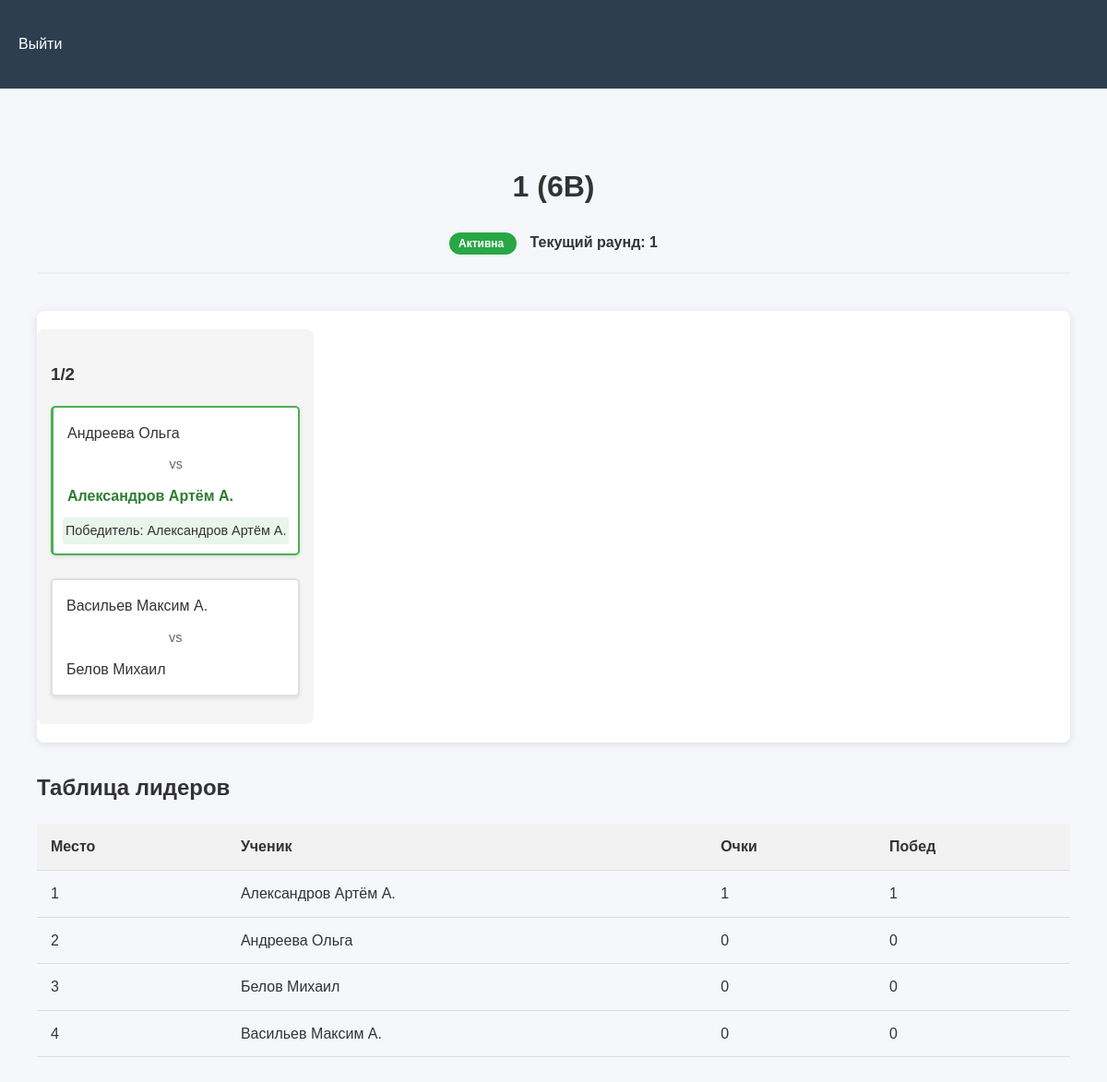
Screenshot of /duel/1 with the database file from the repository.
### tables this page shows
CREATE TABLE math_duels (
            id INTEGER PRIMARY KEY,
            class_id INTEGER NOT NULL,
            name TEXT NOT NULL,
            created_at TIMESTAMP DEFAULT CURRENT_TIMESTAMP,
            current_round INTEGER DEFAULT 1,
            status TEXT DEFAULT 'active',
            FOREIGN KEY (class_id) REFERENCES classes (id)
        );

CREATE TABLE classes (
            id INTEGER PRIMARY KEY,
            name TEXT NOT NULL UNIQUE
        );

CREATE TABLE duel_matches (
    id INTEGER PRIMARY KEY,
    duel_id INTEGER NOT NULL,
    round_number INTEGER NOT NULL,
    bracket_type TEXT NOT NULL CHECK(bracket_type IN ('1/64', '1/32', '1/16', '1/8', '1/4', '1/2', 'final')),
    student1_id INTEGER,
    student2_id INTEGER,
    task_id INTEGER,
    winner_id INTEGER,
    generated_task TEXT,          -- Добавлено для хранения сгенерированных заданий
    correct_answer TEXT,          -- Добавлено для хранения правильных ответов
    created_at TIMESTAMP DEFAULT CURRENT_TIMESTAMP,
    FOREIGN KEY (duel_id) REFERENCES math_duels(id),
    FOREIGN KEY (student1_id) REFERENCES students(id),
    FOREIGN KEY (student2_id) REFERENCES students(id),
    FOREIGN KEY (task_id) REFERENCES tasks(id),
    FOREIGN KEY (winner_id) REFERENCES students(id),
    CHECK (
        (student1_id IS NOT NULL OR student2_id IS NOT NULL) AND
        (winner_id IS NULL OR winner_id IN (student1_id, student2_id))
)
        );

CREATE TABLE students (
            id INTEGER PRIMARY KEY,
            name TEXT NOT NULL,
            class_id INTEGER,
            FOREIGN KEY (class_id) REFERENCES classes (id)
        );

CREATE TABLE duel_participants (
            duel_id INTEGER NOT NULL,
            student_id INTEGER NOT NULL,
            points INTEGER DEFAULT 0,
            position INTEGER DEFAULT 0,
            FOREIGN KEY (duel_id) REFERENCES math_duels (id),
            FOREIGN KEY (student_id) REFERENCES students (id),
            PRIMARY KEY (duel_id, student_id)
        );

### app.py (the view)
@app.route('/duel/<int:duel_id>')
def view_duel(duel_id):
    conn = create_connection()
    try:
        cursor = conn.cursor()
        cursor.execute("""
            SELECT md.*, c.name as class_name
            FROM math_duels md
            JOIN classes c ON md.class_id = c.id
            WHERE md.id = ?
        """, (duel_id,))
        duel = cursor.fetchone()
        cursor.execute("""
            SELECT dm.*,
                   s1.name as student1_name,
                   s2.name as student2_name,
                   t.title as task_title
            FROM duel_matches dm
            LEFT JOIN students s1 ON dm.student1_id = s1.id
            LEFT JOIN students s2 ON dm.student2_id = s2.id
            LEFT JOIN tasks t ON dm.task_id = t.id
            WHERE dm.duel_id = ?
            ORDER BY dm.round_number, dm.bracket_type
        """, (duel_id,))
        matches = cursor.fetchall()
        cursor.execute("""
            SELECT s.id, s.name, dp.points,
                   (SELECT COUNT(*) FROM duel_matches
                    WHERE (student1_id = s.id OR student2_id = s.id)
                    AND winner_id = s.id) as wins
            FROM duel_participants dp
            JOIN students s ON dp.student_id = s.id
            WHERE dp.duel_id = ?
            ORDER BY dp.points DESC
        """, (duel_id,))
        participants = cursor.fetchall()
        cursor.execute("SELECT id, title FROM tasks")
        all_tasks = cursor.fetchall()
        return render_template('view_duel.html',
                            duel=duel,
                            matches=matches,
                            participants=participants,
                            all_tasks=all_tasks)
    except Error as e:
        flash(f"Ошибка базы данных: {e}", "error")
        return redirect(url_for('admin_dashboard'))
    finally:
        conn.close()

### app.py (called while the page is built)
@app.before_request
def check_concurrent_users():
    if request.path.startswith('/student'):
        if len(session) > 40:
            abort(503, "Сервер перегружен, попробуйте позже")

### db.py (called while the page is built)
def create_connection(db_file="database.db"):
    conn = None
    try:
        conn = sqlite3.connect(
            db_file,
            timeout=30,  # 30 секунд ожидания при блокировке
            check_same_thread=False  # Для многопоточной работы
        )
        conn.row_factory = sqlite3.Row
        conn.execute("PRAGMA journal_mode=WAL")
        conn.execute("PRAGMA synchronous=NORMAL")
        return conn
    except Error as e:
        app.logger.error(f"Ошибка подключения: {e}")
        return None

### templates/view_duel.html (shortened to what this page needs)
{% extends "base.html" %}
{% block content %}
<div class="duel-container">
    <div class="duel-header">
        <h1>{{ duel.name }} ({{ duel.class_name }})</h1>
        <div class="duel-meta">
            <span class="badge {% if duel.status == 'active' %}badge-active{% else %}badge-finished{% endif %}">
                {% if duel.status == 'active' %}Активна{% else %}Завершена{% endif %}
            </span>
            <span class="current-round">Текущий раунд: {{ duel.current_round }}</span>
        </div>
    </div>
    <div class="tournament-bracket">
        {% for stage in ['1/64', '1/32', '1/16', '1/8', '1/4', '1/2', 'final'] %}
            {% set stage_matches = matches|selectattr('bracket_type', 'equalto', stage)|list %}
            {% if stage_matches %}
                <div class="bracket-stage">
                    <h3>{{ stage }}</h3>
                    <div class="matches-container">
                        {% for match in stage_matches %}
                            <div class="match {% if match.winner_id %}match-completed{% endif %}">
                                <div class="player {% if match.winner_id == match.student1_id %}winner{% endif %}">
                                    {{ match.student1_name or "TBD" }}
                                </div>
                                <div class="vs">vs</div>
                                <div class="player {% if match.winner_id == match.student2_id %}winner{% endif %}">
                                    {{ match.student2_name or "TBD" }}
                                </div>
                                {% if match.winner_id %}
                                    <div class="winner-badge">
                                        Победитель: {{ match.student1_name if match.winner_id == match.student1_id else match.student2_name }}
                                    </div>
                                {% endif %}
                            </div>
                        {% endfor %}
                    </div>
                </div>
            {% endif %}
        {% endfor %}
    </div>
    <div class="leaderboard mt-4">
        <h2>Таблица лидеров</h2>
        <table class="table">
            <thead>
                <tr>
                    <th>Место</th>
                    <th>Ученик</th>
                    <th>Очки</th>
                    <th>Побед</th>
                </tr>
            </thead>
            <tbody>
                {% for participant in participants %}
                <tr>
                    <td>{{ loop.index }}</td>
                    <td>{{ participant.name }}</td>
                    <td>{{ participant.points }}</td>
                    <td>{{ participant.wins }}</td>
                </tr>
                {% endfor %}
            </tbody>
        </table>
    </div>
</div>
{% endblock %}

### static/style.css (style rules this page uses)
body { font-family: 'Arial', sans-serif; margin: 0; padding: 0; background-color: #f5f7fa; color: #333; line-height: 1.6; }
.badge { padding: 3px 8px; border-radius: 12px; font-size: 12px; }
.match { border: 1px solid #ddd; padding: 10px; border-radius: 5px; background: #f9f9f9; }
.winner { font-weight: bold; color: green; }
.vs { margin: 0 10px; color: #666; }
.match { position: relative; border: 2px solid #e0e0e0; border-radius: 8px; padding: 15px; margin-bottom: 15px; background: white; box-shadow: 0 2px 5px rgba(0,0,0,0.1); transition: all 0.3s ease; }
.match-completed { border-color: #4CAF50; background-color: #f8fff8; }
.player { padding: 5px; }
.winner { font-weight: bold; color: #2e7d32; }
.vs { text-align: center; margin: 5px 0; color: #666; }
.tournament-bracket { margin-top: 40px; background: white; padding: 20px; border-radius: 8px; box-shadow: 0 2px 10px rgba(0,0,0,0.1); }
.bracket-stage { min-width: 250px; background: #f8f9fa; border-radius: 8px; padding: 15px; }
.matches-container { display: flex; flex-direction: column; gap: 10px; }
.vs { text-align: center; margin: 5px 0; color: #666; font-size: 0.9em; }
.winner-badge { margin-top: 5px; padding: 3px; background: #e8f5e9; text-align: center; font-size: 0.8em; border-radius: 3px; }

### templates/view_duel.html (style rules this page uses)
.duel-container { max-width: 1200px; margin: 0 auto; padding: 20px; }
.duel-header { text-align: center; margin-bottom: 30px; padding-bottom: 20px; border-bottom: 2px solid #eee; }
.badge { padding: 5px 10px; border-radius: 20px; font-weight: bold; }
.badge-active { background-color: #28a745; color: white; }
.current-round { margin-left: 15px; font-weight: bold; }
.tournament-bracket { display: flex; overflow-x: auto; gap: 20px; padding: 20px 0; margin-bottom: 30px; }
.bracket-stage { min-width: 250px; background: #f5f5f5; border-radius: 8px; padding: 15px; }
.matches-container { display: flex; flex-direction: column; gap: 10px; }
.match { background: white; padding: 10px; border-radius: 5px; box-shadow: 0 2px 4px rgba(0,0,0,0.1); }
.match-completed { border-left: 3px solid #4caf50; }
.player { padding: 5px; }
.winner { font-weight: bold; color: #2e7d32; }
.vs { text-align: center; margin: 5px 0; color: #666; }
.winner-badge { margin-top: 5px; padding: 3px; background: #e8f5e9; text-align: center; border-radius: 3px; font-size: 0.9em; }
.leaderboard table { width: 100%; border-collapse: collapse; }
.leaderboard th, .leaderboard td { padding: 12px 15px; text-align: left; border-bottom: 1px solid #ddd; }
.leaderboard th { background-color: #f2f2f2; font-weight: bold; }

### rows the page displays
math_duels: name "1", current_round "1"
classes: class_name "6В"
duel_matches: name "Андреева Ольга", name "Александров Артём А."
duel_matches: name "Васильев Максим А.", name "Белов Михаил"
duel_participants: name "Александров Артём А.", points "1", wins "1"
duel_participants: name "Андреева Ольга", points "0", wins "0"
duel_participants: name "Белов Михаил", points "0", wins "0"
duel_participants: name "Васильев Максим А.", points "0", wins "0"

### other values shown
{{ stage }} "1/2"
